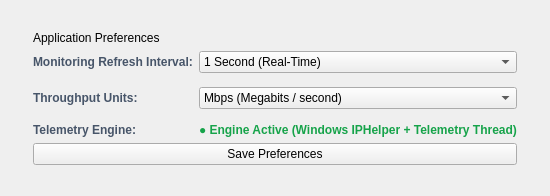
        <widget class="QWidget" name="pageSettings">
         <layout class="QVBoxLayout" name="pageSettingsLayout">
          <property name="spacing">
           <number>14</number>
          </property>
          <item>
           <widget class="QFrame" name="cardSettingsForm">
            <layout class="QVBoxLayout" name="settingsFormLayout">
             <property name="leftMargin">
              <number>22</number>
             </property>
             <property name="topMargin">
              <number>20</number>
             </property>
             <property name="rightMargin">
              <number>22</number>
             </property>
             <property name="bottomMargin">
              <number>20</number>
             </property>
             <item>
              <widget class="QLabel" name="lblSettingsTitle">
               <property name="text">
                <string>Application Preferences</string>
               </property>
               <property name="class" stdset="0">
                <string>cardHeader</string>
               </property>
              </widget>
             </item>
             <item>
              <layout class="QGridLayout" name="gridSettings">
               <property name="verticalSpacing">
                <number>14</number>
               </property>
               <item row="0" column="0">
                <widget class="QLabel" name="lblSetInterval">
                 <property name="styleSheet">
                  <string notr="true">color: #475569; font-size: 12px; font-weight: 600;</string>
                 </property>
                 <property name="text">
                  <string>Monitoring Refresh Interval:</string>
                 </property>
                </widget>
               </item>
               <item row="0" column="1">
                <widget class="QComboBox" name="comboRefreshRate">
                 <item>
                  <property name="text">
                   <string>1 Second (Real-Time)</string>
                  </property>
                 </item>
                 <item>
                  <property name="text">
                   <string>2 Seconds</string>
                  </property>
                 </item>
                 <item>
                  <property name="text">
                   <string>5 Seconds</string>
                  </property>
                 </item>
                </widget>
               </item>
               <item row="1" column="0">
                <widget class="QLabel" name="lblSetUnits">
                 <property name="styleSheet">
                  <string notr="true">color: #475569; font-size: 12px; font-weight: 600;</string>
                 </property>
                 <property name="text">
                  <string>Throughput Units:</string>
                 </property>
                </widget>
               </item>
               <item row="1" column="1">
                <widget class="QComboBox" name="comboUnits">
                 <item>
                  <property name="text">
                   <string>Mbps (Megabits / second)</string>
                  </property>
                 </item>
                 <item>
                  <property name="text">
                   <string>MB/s (Megabytes / second)</string>
                  </property>
                 </item>
                 <item>
                  <property name="text">
                   <string>Kbps (Kilobits / second)</string>
                  </property>
                 </item>
                </widget>
               </item>
               <item row="2" column="0">
                <widget class="QLabel" name="lblTelemetryEngine">
                 <property name="styleSheet">
                  <string notr="true">color: #475569; font-size: 12px; font-weight: 600;</string>
                 </property>
                 <property name="text">
                  <string>Telemetry Engine:</string>
                 </property>
                </widget>
               </item>
               <item row="2" column="1">
                <widget class="QLabel" name="lblTelemetryStatus">
                 <property name="styleSheet">
                  <string notr="true">color: #16a34a; font-weight: 700; font-size: 12px;</string>
                 </property>
                 <property name="text">
                  <string>● Engine Active (Windows IPHelper + Telemetry Thread)</string>
                 </property>
                </widget>
               </item>
              </layout>
             </item>
             <item>
              <layout class="QHBoxLayout" name="settingsBtnLayout">
               <item>
                <spacer name="spSetBtn">
                 <property name="orientation">
                  <enum>Qt::Orientation::Vertical</enum>
                 </property>
                 <property name="sizeHint" stdset="0">
                  <size>
                   <width>0</width>
                   <height>0</height>
                  </size>
                 </property>
                </spacer>
               </item>
               <item>
                <widget class="QPushButton" name="btnApplySettings">
                 <property name="text">
                  <string>Save Preferences</string>
                 </property>
                 <property name="class" stdset="0">
                  <string>pillBtnPrimary</string>
                 </property>
                </widget>
               </item>
              </layout>
             </item>
            </layout>
           </widget>
          </item>
         </layout>
        </widget>
